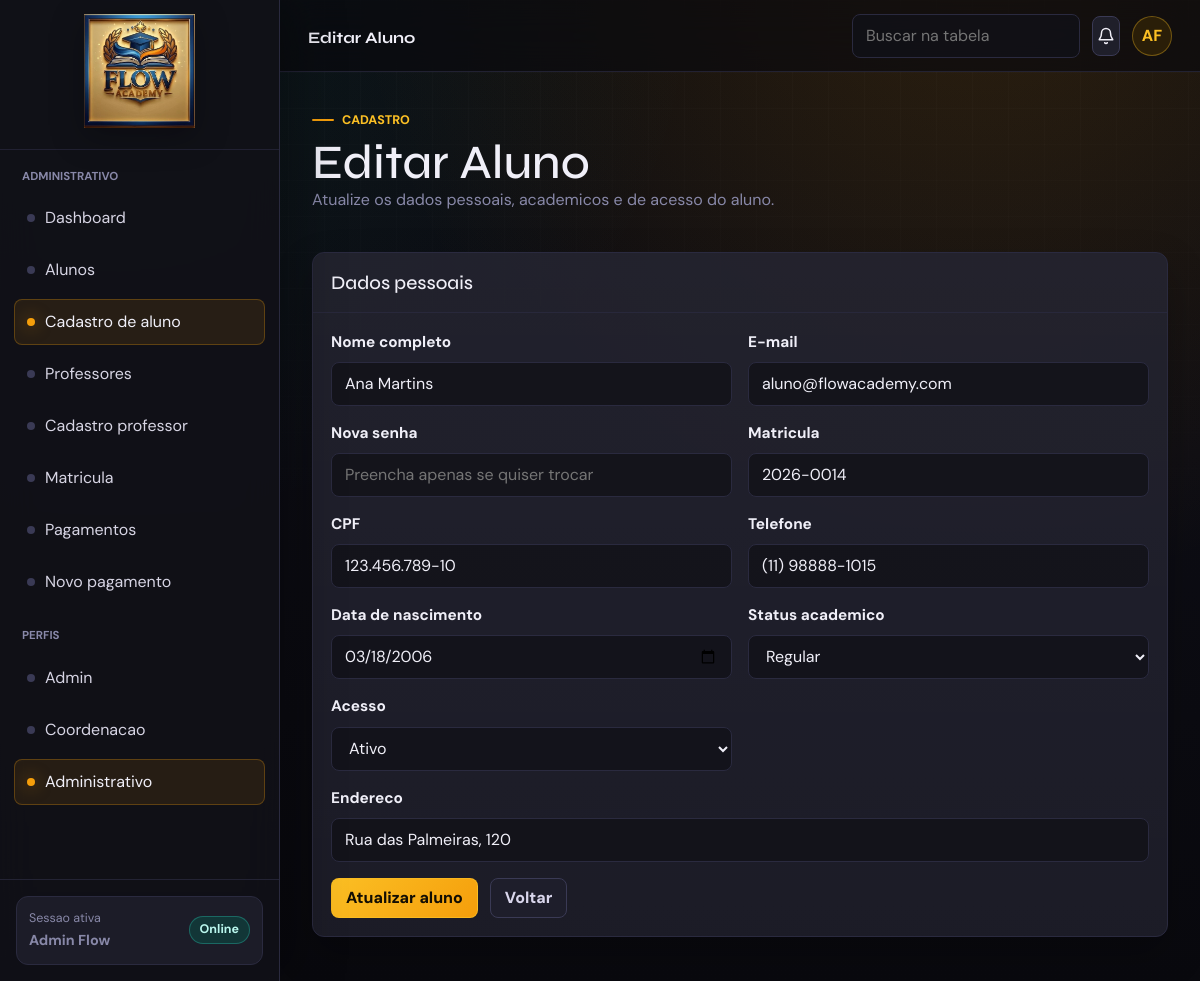
The page /web-php/pages/administrativo/aluno_form.php?id=1 (signed in) on the database its author committed.
### tables this page shows
CREATE TABLE `alunos` (
  `id_aluno` int(11) NOT NULL AUTO_INCREMENT,
  `id_usuario` int(11) NOT NULL,
  `matricula` varchar(30) NOT NULL,
  `cpf` varchar(14) NOT NULL,
  `telefone` varchar(20) DEFAULT NULL,
  `data_nascimento` date DEFAULT NULL,
  `endereco` varchar(255) DEFAULT NULL,
  `status_academico` enum('regular','trancado','jubilado','evadido') DEFAULT 'regular',
  PRIMARY KEY (`id_aluno`),
  UNIQUE KEY `id_usuario` (`id_usuario`),
  UNIQUE KEY `matricula` (`matricula`),
  UNIQUE KEY `cpf` (`cpf`),
  CONSTRAINT `alunos_ibfk_1` FOREIGN KEY (`id_usuario`) REFERENCES `usuarios` (`id_usuario`) ON DELETE CASCADE
);

CREATE TABLE `usuarios` (
  `id_usuario` int(11) NOT NULL AUTO_INCREMENT,
  `nome` varchar(150) NOT NULL,
  `email` varchar(150) NOT NULL,
  `senha_hash` varchar(255) NOT NULL,
  `perfil` enum('aluno','professor','coordenacao','administrativo','admin') NOT NULL,
  `status` enum('ativo','inativo') DEFAULT 'ativo',
  `ultimo_login` datetime DEFAULT NULL,
  `created_at` datetime DEFAULT current_timestamp(),
  PRIMARY KEY (`id_usuario`),
  UNIQUE KEY `email` (`email`)
);

### web-php/includes/funcoes.php (called while the page is built, shortened)
<?php
require_once __DIR__ . '/../config/config.php';
function e($valor)
{
    return htmlspecialchars((string) ($valor ?? ''), ENT_QUOTES, 'UTF-8');
}
function getValor($campo, $padrao = '')
{
    return trim((string) ($_GET[$campo] ?? $padrao));
}
function buscarUm($sql, array $parametros = [])
{
    global $pdo;
    $stmt = $pdo->prepare($sql);
    $stmt->execute($parametros);
    $resultado = $stmt->fetch();
    return $resultado ?: null;
}

### web-php/pages/administrativo/aluno_form.php (the view, shortened to what this page needs)
<?php
require_once __DIR__ . '/../../includes/layout.php';
$idAluno = (int) getValor('id', 0);
$modoEdicao = $idAluno > 0;
$aluno = null;
if ($modoEdicao) {
    $aluno = buscarUm(
        'SELECT a.*, u.nome, u.email, u.status AS status_usuario
         FROM alunos a
         JOIN usuarios u ON u.id_usuario = a.id_usuario
         WHERE a.id_aluno = :id_aluno',
        [':id_aluno' => $idAluno]
    );
}
$valores = [
    'nome' => $aluno['nome'] ?? '',
    'email' => $aluno['email'] ?? '',
    'matricula' => $aluno['matricula'] ?? '',
    'cpf' => $aluno['cpf'] ?? '',
    'telefone' => $aluno['telefone'] ?? '',
    'data_nascimento' => $aluno['data_nascimento'] ?? '',
    'endereco' => $aluno['endereco'] ?? '',
    'status_academico' => $aluno['status_academico'] ?? 'regular',
    'status_usuario' => $aluno['status_usuario'] ?? 'ativo',
];
?>
    <section class="panel">
      <div class="panel-header"><h2>Dados pessoais</h2></div>
      <div class="panel-body">
        <form class="form-grid" method="post">
          <label class="field"><span>Nome completo</span><input class="control" name="nome" value="<?= e($valores['nome']) ?>" required></label>
          <label class="field"><span>E-mail</span><input class="control" type="email" name="email" value="<?= e($valores['email']) ?>" required></label>
          <label class="field"><span><?= $modoEdicao ? 'Nova senha' : 'Senha inicial' ?></span><input class="control" type="password" name="senha" <?= $modoEdicao ? 'placeholder="Preencha apenas se quiser trocar"' : 'required' ?>></label>
          <label class="field"><span>Matricula</span><input class="control" name="matricula" value="<?= e($valores['matricula']) ?>" placeholder="Gerada automaticamente se vazio" <?= $modoEdicao ? 'required' : '' ?>></label>
          <label class="field"><span>CPF</span><input class="control" name="cpf" data-mask="cpf" value="<?= e($valores['cpf']) ?>" required></label>
          <label class="field"><span>Telefone</span><input class="control" name="telefone" data-mask="phone" value="<?= e($valores['telefone']) ?>"></label>
          <label class="field"><span>Data de nascimento</span><input class="control" name="data_nascimento" type="date" value="<?= e($valores['data_nascimento']) ?>"></label>
          <label class="field">
            <span>Status academico</span>
            <select class="select" name="status_academico">
              <option value="regular" <?= $valores['status_academico'] === 'regular' ? 'selected' : '' ?>>Regular</option>
            </select>
          </label>
          <label class="field">
            <span>Acesso</span>
            <select class="select" name="status_usuario">
              <option value="ativo" <?= $valores['status_usuario'] === 'ativo' ? 'selected' : '' ?>>Ativo</option>
            </select>
          </label>
          <label class="field span-2"><span>Endereco</span><input class="control" name="endereco" value="<?= e($valores['endereco']) ?>"></label>
          <div class="actions span-2" style="justify-content:flex-start">
            <button class="btn primary" type="submit"><?= $modoEdicao ? 'Atualizar aluno' : 'Salvar aluno' ?></button>
            <a class="btn ghost" href="alunos.php">Voltar</a>
          </div>
        </form>
      </div>
    </section>

### web-php/assets/css/main.css (style rules this page uses)
:root { --bg:#0a0a0f; --bg2:#111118; --surface:#1c1c28; --surface2:#242433; --border:#2a2a3f; --border2:#3a3a55; --text:#f0eff8; --muted:#8888a8; --accent:#f59e0b; --accent2:#fbbf24; --accent-pale:#2a1e08; --teal:#2dd4bf; --radius:12px; --sidebar:280px; --topbar:72px; --shadow:0 22px 55px rgba(0,0,0,.35); --bs-body-bg:var(--bg); --bs-body-color:var(--text); --bs-primary:var(--accent); --bs-border-color:var(--border); }
* { box-sizing:border-box; }
html { min-height:100%; scroll-behavior:smooth; }
body { min-height:100%; margin:0; color:var(--text); font-family:'DM Sans',system-ui,-apple-system,BlinkMacSystemFont,'Segoe UI',sans-serif; background: radial-gradient(ellipse at 82% -12%,rgba(245,158,11,.16),transparent 46%), radial-gradient(ellipse at 10% 0%,rgba(45,212,191,.08),transparent 38%), linear-gradient(180deg,#0a0a0f 0%,#0d0d14 46%,#09090e 100%); }
body::before { content:""; position:fixed; inset:0; pointer-events:none; background-image:linear-gradient(rgba(255,255,255,.025) 1px,transparent 1px),linear-gradient(90deg,rgba(255,255,255,.022) 1px,transparent 1px); background-size:36px 36px; mask-image:linear-gradient(to bottom,rgba(0,0,0,.72),transparent 74%); }
a { color:inherit; text-decoration:none; }
button,input,select,textarea { font:inherit; }
h1,h2,h3,.metric-value { font-family:'Syne',sans-serif; letter-spacing:0; }
.topbar-left,.topbar-right,.actions { display:flex; align-items:center; gap:12px; }
.actions { flex-wrap:wrap; justify-content:flex-end; }
h2 { margin:0; font-size:1.2rem; }
.main-content > .grid,.main-content > .panel,.main-content > .stack { margin-top:24px; }
.card,.panel,.empty-state { --bs-card-color:var(--text); --bs-card-bg:rgba(28,28,40,.88); color:var(--text)!important; border:1px solid var(--border); border-radius:var(--radius); background:linear-gradient(180deg,rgba(255,255,255,.035),rgba(255,255,255,.012)),rgba(28,28,40,.88); box-shadow:0 18px 42px rgba(0,0,0,.24); }
.panel { min-width:0; overflow:hidden; }
.panel-header { display:flex; align-items:center; justify-content:space-between; gap:14px; padding:18px; border-bottom:1px solid rgba(42,42,63,.82); }
.panel-body { padding:18px; }
.field { display:grid; gap:8px; }
.field span,.field label { color:#f0eff8; font-size:.96rem; font-weight:700; }
.control,.select,.textarea { width:100%; min-height:44px; border:1px solid var(--border); border-radius:8px; color:var(--text); outline:none; background:rgba(17,17,24,.78); transition:.2s ease; }
.control,.select { padding:0 13px; }
.form-grid { display:grid; grid-template-columns:repeat(2,minmax(0,1fr)); gap:16px; }
.form-grid .span-2 { grid-column:span 2; }
.btn,.icon-btn { display:inline-flex; min-height:40px; align-items:center; justify-content:center; gap:8px; border:1px solid var(--border2); border-radius:8px; color:var(--text); background:rgba(36,36,51,.78); font-weight:800; }
.btn { padding:0 14px; }
.btn.primary { color:#130e03; border-color:rgba(251,191,36,.7); background:linear-gradient(135deg,var(--accent2),var(--accent)); }
.btn.ghost { color:#d9d6ec; background:rgba(36,36,51,.36); }

### rows shown on the page
alunos: nome "Ana Martins", email "aluno@flowacademy.com", matricula "2026-0014", cpf "123.456.789-10", telefone "(11) 98888-1015", data_nascimento "03/18/2006", status_academico "Regular", endereco "Rua das Palmeiras, 120"
usuarios: status_usuario "Ativo"

### other values the page prints
$menuAtual['titulo'] "ADMINISTRATIVO"
$item['texto'] "Dashboard"
$item['texto'] "Alunos"
$item['texto'] "Cadastro de aluno"
$item['texto'] "Professores"
$item['texto'] "Cadastro professor"
$item['texto'] "Matricula"
$item['texto'] "Pagamentos"
$item['texto'] "Novo pagamento"
$menuPerfil['titulo'] "Admin"
$menuPerfil['titulo'] "Coordenacao"
$menuPerfil['titulo'] "Administrativo"
$nome "Admin Flow"
$titulo "Editar Aluno"
iniciais($nome) "AF"
